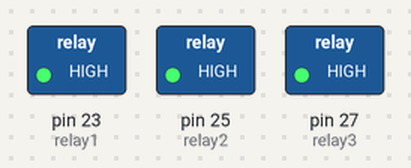
Bench run of a sketch on a simulated Arduino Mega 2560, built with avr-gcc and run on an emulated ATmega2560. On the bench: switched loads named in the sketch (green lamp = pin HIGH).

Above: at 0.1 s.
At 3.6 s:
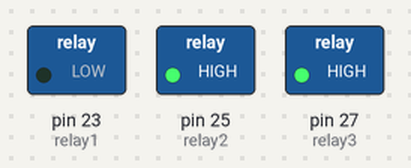
At 5.6 s:
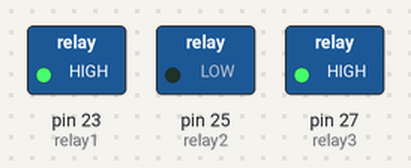
At 7.6 s:
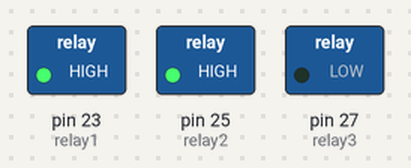
Timing chart, 0 to 10.0 s (numbered marks = the images above):
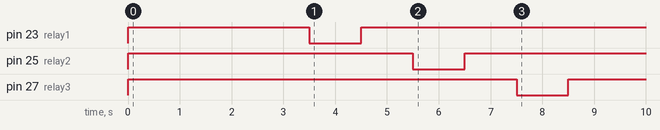

The sketch:

stageprog.ino
```cpp
#define pwm1 3
#define dir1 2
#define pwm2 5
#define dir2 4
#define pwm3 7
#define dir3 6
#define pwm4 9
#define dir4 8
#define relay1 23
#define relay2 25
#define relay3 27
#define ledtask1 13
#define ledtask2 12
#define ledtask3 11
void setup() {
  pinMode(relay1,OUTPUT);
  pinMode(relay2,OUTPUT);
  pinMode(relay3,OUTPUT);
  digitalWrite(relay1,HIGH);
  digitalWrite(relay2,HIGH);
  digitalWrite(relay3,HIGH);
  digitalWrite(ledtask1,LOW);
  digitalWrite(ledtask2,LOW);
  digitalWrite(ledtask3,LOW);
  digitalWrite(ledtask1,HIGH);
  delay(500);
  digitalWrite(ledtask1,LOW);
  digitalWrite(ledtask2,HIGH);
  delay(500);
  digitalWrite(ledtask2,LOW);
  digitalWrite(ledtask3,HIGH);
  delay(500);
  digitalWrite(ledtask3,LOW);
  delay(2000);
digitalWrite(relay1,LOW);
delay(1000);
digitalWrite(relay1,HIGH);
delay(1000);
digitalWrite(relay2,LOW);
delay(1000);
digitalWrite(relay2,HIGH);
delay(1000);
digitalWrite(relay3,LOW);
delay(1000);
digitalWrite(relay3,HIGH);
delay(1000);
}

void loop() {
}
```
